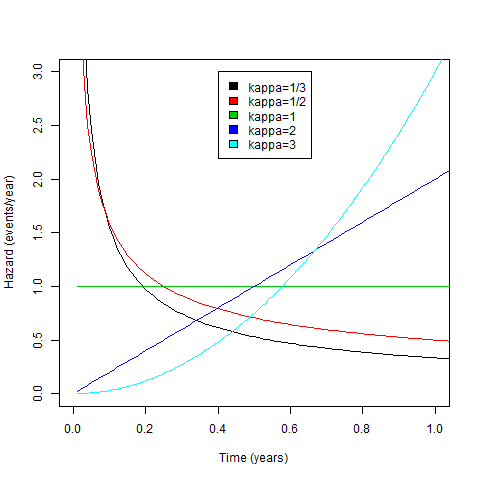

Reproduce this figure in R.
setwd("C:/Users/lmcda4.LSUMC-MASTER/Dropbox/Teaching/Survival/Notes/Parametric/Figures")

library(assim)

time <- (1:300)/100
h1 <- hweibull(time, 1, 1/3)
h2 <- hweibull(time, 1, 1/2)
h3 <- hweibull(time, 1, 1)
h4 <- hweibull(time, 1, 2)
h5 <- hweibull(time, 1, 3)

plot(NA, xlim=c(0, 1), ylim=c(0, 3), xlab="Time (years)", ylab="Hazard (events/year)")
lines(time, h1, col=1)
lines(time, h2, col=2)
lines(time, h3, col=3)
lines(time, h4, col=4)
lines(time, h5, col=5)
legend(x=0.4, y=3, legend=c("kappa=1/3", "kappa=1/2", "kappa=1", "kappa=2", "kappa=3"), fill=c(1:5))

jpeg("weibull.jpg")
plot(NA, xlim=c(0, 1), ylim=c(0, 3), xlab="Time (years)", ylab="Hazard (events/year)")
lines(time, h1, col=1)
lines(time, h2, col=2)
lines(time, h3, col=3)
lines(time, h4, col=4)
lines(time, h5, col=5)
legend(x=0.4, y=3, legend=c("kappa=1/3", "kappa=1/2", "kappa=1", "kappa=2", "kappa=3"), fill=1:5)
dev.off()



png("weibull.png")
plot(NA, xlim=c(0, 1), ylim=c(0, 3), xlab="Time (years)", ylab="Hazard (events/year)")
lines(time, h1, col=1)
lines(time, h2, col=2)
lines(time, h3, col=3)
lines(time, h4, col=4)
lines(time, h5, col=5)
legend(x=0.4, y=3, legend=c("kappa=1/3", "kappa=1/2", "kappa=1", "kappa=2", "kappa=3"), fill=1:5)
dev.off()
